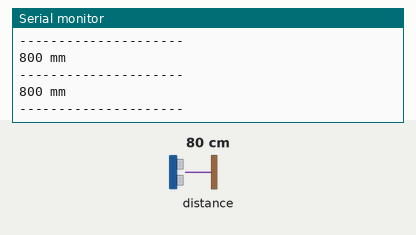
A program run on a simulated Raspberry Pi Pico. Parts: the last lines printed to the serial monitor. Inputs (shaded band) come from the test bench; at power-on: distance to the obstacle 80 cm.

Above: at 1.2 s.
1.3 s: distance to the obstacle set to 2 cm
At 1.61 s:
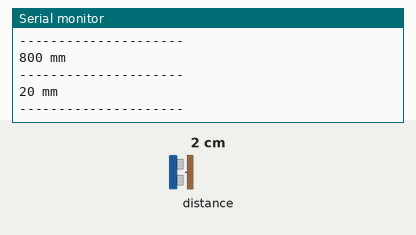
2.8 s: distance to the obstacle set to 4 cm
At 3.01 s:
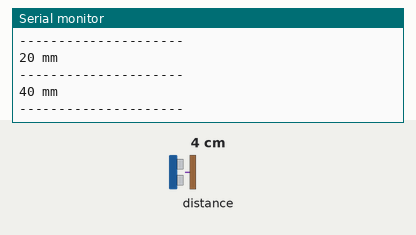
Timing chart, 0 to 5.8 s (numbered marks = the images above; inputs shaded):
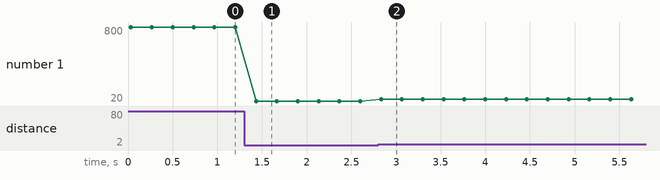

Measured:
- after the input at 1.3 s, the serial monitor: prints a new line after 0.13 s (image 1)
- after the input at 2.8 s, the serial monitor: prints a new line at once (image 2)
- plotted number 1: 800 → 20 after the input at 1.3 s, 20 → 40 after the input at 2.8 s

The program:

main.cpp
```cpp
#include <Wire.h>
#include "VL53L0X.h"

/* ======================================
 * VL53L0X ToF Test - Single Sensor Test.
 * ======================================
 */

# define TCAADDR 0x70 // or 0x71 for the other ToF board.

VL53L0X sensor; // Declare there are 6 sensors. (Current board only has 1-5 not 0)

void setup()
{
  Serial.begin(115200);
  while (!Serial) {}

  Wire.setSDA(16);
  Wire.setSCL(17);
  Wire.begin();

  Serial.println("\nStarting ToF test...");

  sensor.setTimeout(500);

  if (!sensor.init())
  {
    Serial.println("Trying to start sensor");
    while(1);
  }
  else
  {
    Serial.println("Started succesfully!");
    sensor.startContinuous();
  }
}

void loop()
{
  uint16_t distance = sensor.readRangeContinuousMillimeters();

  if (sensor.timeoutOccurred())
  {
    Serial.println("Timeout");
  }
  else
  {
    Serial.print(distance);
    Serial.println(" mm");
  }

  Serial.println("---------------------");
  delay(200);
}
```
